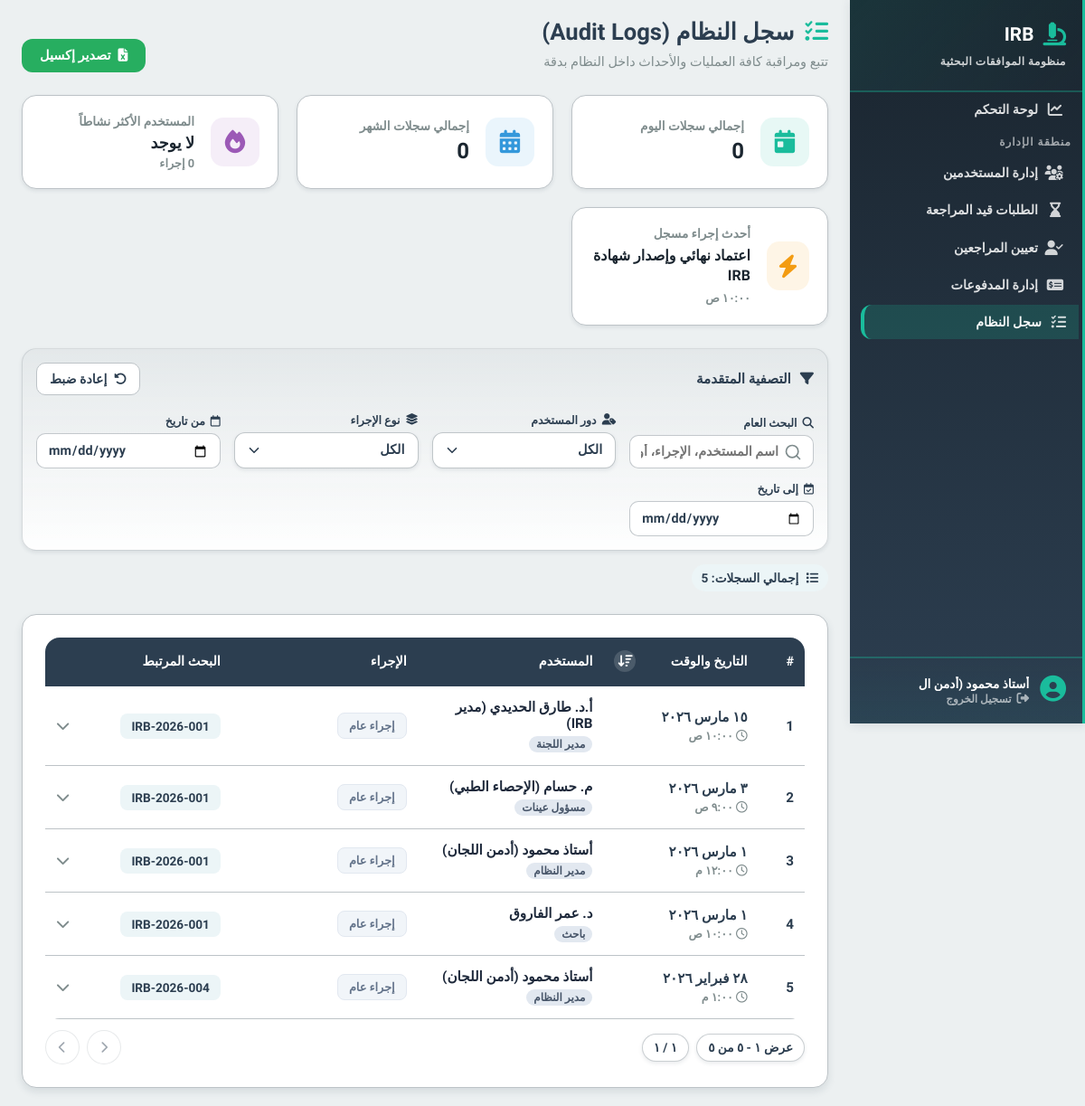
/features/admin/system_logs.php (signed in), run on an earlier commit of the app's database.
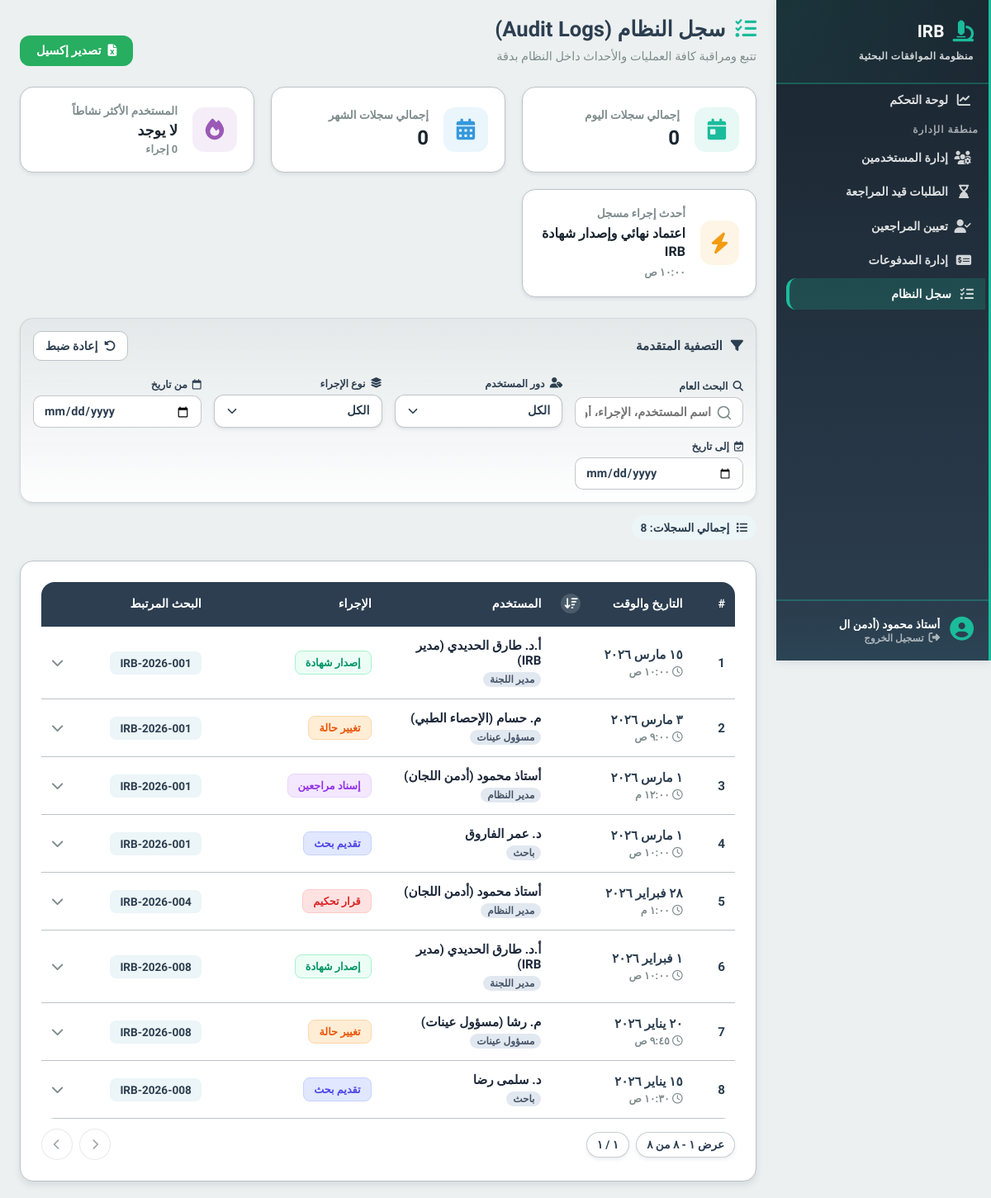
And on a later commit of the database.
### tables this page shows
CREATE TABLE logs (
    id INT AUTO_INCREMENT PRIMARY KEY,
    application_id INT,
    user_id INT,
    action VARCHAR(255),
    type VARCHAR(50) NULL,
    created_at TIMESTAMP DEFAULT CURRENT_TIMESTAMP,
    FOREIGN KEY (application_id) REFERENCES applications(id) ON DELETE SET NULL,
    FOREIGN KEY (user_id) REFERENCES users(id)
);

CREATE TABLE users (
    id INT AUTO_INCREMENT PRIMARY KEY,
    role ENUM('student','admin','sample_officer','reviewer','manager','super_admin') NOT NULL,
    full_name VARCHAR(255),
    email VARCHAR(255) UNIQUE,
    password_hash VARCHAR(255),
    national_id VARCHAR(20),
    phone_number VARCHAR(20),
    faculty VARCHAR(150),
    department VARCHAR(150),
    id_front_url VARCHAR(255),
    id_back_url VARCHAR(255),
    is_active BOOLEAN DEFAULT FALSE,
    created_at TIMESTAMP DEFAULT CURRENT_TIMESTAMP
);

CREATE TABLE applications (
    id INT AUTO_INCREMENT PRIMARY KEY,
    student_id INT,
    serial_number VARCHAR(50) UNIQUE,
    title TEXT,
    principal_investigator VARCHAR(255),
    co_investigators JSON,
    current_stage ENUM(
        'pending_admin', 'awaiting_initial_payment', 'awaiting_sample_calc',
        'awaiting_sample_payment', 'under_review','approved_by_reviewer','approved', 'rejected'
    ) DEFAULT 'pending_admin',
    is_blinded BOOLEAN DEFAULT TRUE,
    created_at TIMESTAMP DEFAULT CURRENT_TIMESTAMP,
    updated_at TIMESTAMP DEFAULT CURRENT_TIMESTAMP ON UPDATE CURRENT_TIMESTAMP,
    FOREIGN KEY (student_id) REFERENCES users(id) ON DELETE CASCADE,
    INDEX(student_id),
    INDEX(current_stage)
);

### classes/Database.php (called while the page is built, shortened)
<?php
class Database
{
    public $conn;
    public function __construct()
    {
        $env = require __DIR__ . '/../includes/env.php';
        $this->host = $env['DB_HOST'];
        $this->user = $env['DB_USER'];
        $this->pass = $env['DB_PASS'];
        $this->db = $env['DB_NAME'];
        $this->port = $env['DB_PORT'];
        $this->conn = new mysqli($this->host, $this->user, $this->pass, $this->db, $this->port);
        $this->conn->set_charset("utf8mb4");
    }
    public function getconn() {
        return $this->conn;
    }
}
?>

### classes/SystemLogs.php (called while the page is built, shortened)
<?php
class SystemLogs
{
    private $db;
    public function __construct($db)
    {
        $this->db = $db;
    }
    public function getAllLogs()
    {
        $sql = "
            SELECT
                l.id,
                l.action,
                l.type,
                l.created_at,
                u.full_name,
                u.role,
                a.serial_number,
                a.id as application_id
            FROM logs l
            LEFT JOIN users u ON l.user_id = u.id
            LEFT JOIN applications a ON l.application_id = a.id
            ORDER BY l.created_at DESC
        ";
        $result = $this->db->query($sql);
        $logs = [];
        if ($result) {
            while ($row = $result->fetch_assoc()) {
                $typeInfo = $this->getTypeInfo($row['type'] ?? 'general');
                $row['action_type'] = $typeInfo['type'];
                $row['action_label'] = $typeInfo['label'];
                $row['badge_class'] = $typeInfo['badge_class'];
                $logs[] = $row;
            }
        }
        return $logs;
    }
    private function getTypeInfo($type)
    {
        $map = [
            'login'        => ['type' => 'login', 'label' => 'تسجيل دخول', 'badge_class' => 'status-badge status-login'],
            'registration' => ['type' => 'registration', 'label' => 'تسجيل جديد', 'badge_class' => 'status-badge status-registration'],
            'profile'      => ['type' => 'profile', 'label' => 'تحديث الملف', 'badge_class' => 'status-badge status-profile'],
            'payment'      => ['type' => 'payment', 'label' => 'عملية دفع', 'badge_class' => 'status-badge status-payment'],
            'submission'   => ['type' => 'submission', 'label' => 'تقديم بحث', 'badge_class' => 'status-badge status-submission'],
            'document'     => ['type' => 'document', 'label' => 'إدارة المستندات', 'badge_class' => 'status-badge status-document'],
            'assignment'   => ['type' => 'assignment', 'label' => 'إسناد مراجعين', 'badge_class' => 'status-badge status-assignment'],
            'status_change'=> ['type' => 'status_change', 'label' => 'تغيير حالة', 'badge_class' => 'status-badge status-change'],
            'decision'     => ['type' => 'decision', 'label' => 'قرار تحكيم', 'badge_class' => 'status-badge status-decision'],
            'certificate'  => ['type' => 'certificate', 'label' => 'إصدار شهادة', 'badge_class' => 'status-badge status-certificate'],
            'general'      => ['type' => 'general', 'label' => 'إجراء عام', 'badge_class' => 'status-badge status-general']
        ];
        return $map[$type] ?? $map['general'];
    }
}

### includes/irb_helpers.php (called while the page is built, shortened)
<?php
if (!function_exists('irb_convert_to_arabic_digits')) {
    function irb_convert_to_arabic_digits($value)
    {
        return strtr((string) $value, [
            '0' => '٠',
            '1' => '١',
            '2' => '٢',
            '3' => '٣',
            '4' => '٤',
            '5' => '٥',
            '6' => '٦',
            '7' => '٧',
            '8' => '٨',
            '9' => '٩',
        ]);
    }
}
if (!function_exists('irb_format_arabic_date')) {
    function irb_format_arabic_date($dateValue)
    {
        try {
            $date = new DateTime($dateValue);
            $arabicMonths = [
                1 => 'يناير',
                2 => 'فبراير',
                3 => 'مارس',
                4 => 'أبريل',
                5 => 'مايو',
                6 => 'يونيو',
                7 => 'يوليو',
                8 => 'أغسطس',
                9 => 'سبتمبر',
                10 => 'أكتوبر',
                11 => 'نوفمبر',
                12 => 'ديسمبر',
            ];
            $day = irb_convert_to_arabic_digits($date->format('j'));
            $month = $arabicMonths[(int) $date->format('n')];
            $year = irb_convert_to_arabic_digits($date->format('Y'));
            return $day . ' ' . $month . ' ' . $year;
        } catch (Exception $exception) {
            return (string) $dateValue;
        }
    }
}
if (!function_exists('irb_format_arabic_time')) {
    function irb_format_arabic_time($dateValue)
    {
        try {
            $date = new DateTime($dateValue);
            $time = irb_convert_to_arabic_digits($date->format('g:i'));
            $period = $date->format('A') === 'AM' ? 'ص' : 'م';
            return $time . ' ' . $period;
        } catch (Exception $exception) {
            return '';
        }
    }
}

### features/admin/system_logs.php (the view, shortened to what the changed rows need)
<?php
require_once '../../init.php';
require_once '../../includes/irb_helpers.php';
require_once '../../includes/pagination.php';
require_once '../../classes/SystemLogs.php';
$dbobj = new Database();
$systemLogs = new SystemLogs($dbobj->getconn());
$logs = $systemLogs->getAllLogs();
$roleTranslations = [
    'admin' => 'مدير النظام',
    'manager' => 'مدير اللجنة',
    'reviewer' => 'مراجع',
    'sample_officer' => 'مسؤول عينات',
    'student' => 'باحث',
    'super_admin' => 'مدير عام'
];
?>
<!DOCTYPE html>
<html lang="ar" dir="rtl">
<head>
    <link rel="stylesheet" href="https://cdnjs.cloudflare.com/ajax/libs/font-awesome/6.4.0/css/all.min.css">
    <link rel="stylesheet" href="/irb-digital-system/includes/style.css">
    <link rel="stylesheet" href="/irb-digital-system/assets/css/global.css">
    <link rel="stylesheet" href="/irb-digital-system/assets/css/irb-select.css">
    <link rel="stylesheet" href="/irb-digital-system/assets/css/irb-pagination.css">
</head>
<body>
    <div class="content">
        <div class="page-header">
            <div>
                <h2 class="page-title"><i class="fa-solid fa-list-check"></i> سجل النظام (Audit Logs)</h2>
            </div>
        </div>
        <div class="results-bar">
            <div class="results-chip"><i class="fa-solid fa-list"></i> <span>إجمالي السجلات: <strong id="resultsCount"><?= count($logs) ?></strong></span></div>
        </div>
        <div class="data-card">
            <div class="table-wrap">
                <table class="data-table" id="logsTable">
                    <thead>
                        <tr>
                            <th width="5%">#</th>
                            <th width="15%" class="sortable-header">
                                <button type="button" id="dateSortHeader" class="sortable-button" aria-label="ترتيب حسب الوقت">
                                    <span>التاريخ والوقت</span>
                                    <span class="sort-direction" id="dateSortIcon"><i class="fa-solid fa-arrow-down-wide-short"></i></span>
                                </button>
                            </th>
                            <th width="20%">المستخدم</th>
                            <th width="20%">الإجراء</th>
                            <th width="15%">البحث المرتبط</th>
                            <th width="5%"></th>
                        </tr>
                    </thead>
                    <tbody id="logsTableBody">
                        <?php if (empty($logs)): ?>
                            <tr><td colspan="6"><div class="no-results" style="display:block;"><i class="fa-solid fa-folder-open"></i><p style="font-weight:700;font-size:1.05rem;">لا توجد أي سجلات</p></div></td></tr>
                        <?php else: ?>
                            <?php foreach ($logs as $index => $row):
                                $userRole = $row['role'] ? ($roleTranslations[$row['role']] ?? $row['role']) : 'نظام';
                                $userName = $row['full_name'] ? $row['full_name'] : 'النظام الآلي';
                                $searchBlob = strtolower($userName . ' ' . $row['action'] . ' ' . $row['serial_number']);
                                $rawDate = date('Y-m-d', strtotime($row['created_at']));
                            ?>
                                <tr class="main-row"
                                    data-search="<?= htmlspecialchars($searchBlob) ?>"
                                    data-role="<?= $row['role'] ?? 'system' ?>"
                                    data-type="<?= $row['action_type'] ?>"
                                    data-date="<?= htmlspecialchars($rawDate) ?>"
                                    data-sortdate="<?= $row['created_at'] ?>"
                                    onclick="toggleRow(this)">
                                    <td><strong><?= $index + 1 ?></strong></td>
                                    <td>
                                        <div class="date-cell">
                                            <span><?= htmlspecialchars(irb_format_arabic_date($row['created_at'])) ?></span>
                                            <small><i class="fa-regular fa-clock"></i> <?= htmlspecialchars(irb_format_arabic_time($row['created_at'])) ?></small>
                                        </div>
                                    </td>
                                    <td>
                                        <div class="name"><?= htmlspecialchars($userName) ?></div>
                                        <div class="role-badge"><?= $userRole ?></div>
                                    </td>
                                    <td>
                                        <span class="<?= $row['badge_class'] ?>">
                                            <?= htmlspecialchars($row['action_label']) ?>
                                        </span>
                                    </td>
                                    <td>
                                        <?php if($row['serial_number']): ?>
                                            <a href="/irb-digital-system/features/admin/application_details.php?id=<?= $row['application_id'] ?>" class="badge-serial" onclick="event.stopPropagation()">
                                                <?= htmlspecialchars($row['serial_number']) ?>
                                            </a>
                                        <?php else: ?>
                                            <span style="color:var(--text-muted); font-weight:800;">—</span>
                                        <?php endif; ?>
                                    </td>
                                    <td style="text-align:left;"><i class="fa-solid fa-chevron-down chevron-icon"></i></td>
                                </tr>
                            <?php endforeach; ?>
                        <?php endif; ?>
                    </tbody>
                </table>
            </div>
            <?php irb_render_table_pagination('logsPagination'); ?>
        </div>
    </div>
</body>
</html>

### includes/pagination.php
<?php
if (!function_exists('irb_render_table_pagination')) {
    function irb_render_table_pagination($containerId = 'irbTablePagination')
    {
        $safeId = htmlspecialchars($containerId, ENT_QUOTES, 'UTF-8');
        echo '<div class="irb-table-pagination" id="' . $safeId . '"></div>';
    }
}

What changed in the data, as far as the page shows it:
changed logs "١٥ مارس ٢٠٢٦": action_label "إجراء عام" → "إصدار شهادة"
changed logs "٣ مارس ٢٠٢٦": action_label "إجراء عام" → "تغيير حالة"
changed logs (number 3 of 8 on the later page): action_label "إجراء عام" → "إسناد مراجعين"
changed logs "د. عمر الفاروق": action_label "إجراء عام" → "تقديم بحث"
changed logs "٢٨ فبراير ٢٠٢٦": action_label "إجراء عام" → "قرار تحكيم"
added logs: created_at "١ فبراير ٢٠٢٦", created_at "١٠:٠٠ ص", user.full_name "أ.د. طارق الحديدي (مدير IRB)", user.role "مدير اللجنة", action_label "إصدار شهادة", application.serial_number "IRB-2026-008", type "certificate" (drawn)
added logs: created_at "٢٠ يناير ٢٠٢٦", created_at "٩:٤٥ ص", user.full_name "م. رشا (مسؤول عينات)", user.role "مسؤول عينات", action_label "تغيير حالة", application.serial_number "IRB-2026-008", type "status_change" (drawn)
added logs: created_at "١٥ يناير ٢٠٢٦", created_at "١٠:٣٠ ص", user.full_name "د. سلمى رضا", user.role "باحث", action_label "تقديم بحث", application.serial_number "IRB-2026-008", type "submission" (drawn)
Also different on the page:
count($logs): "5" → "8"
text written by a page script: "عرض ١ - ٥ من ٥ ١ / ١" → "عرض ١ - ٨ من ٨ ١ / ١"
